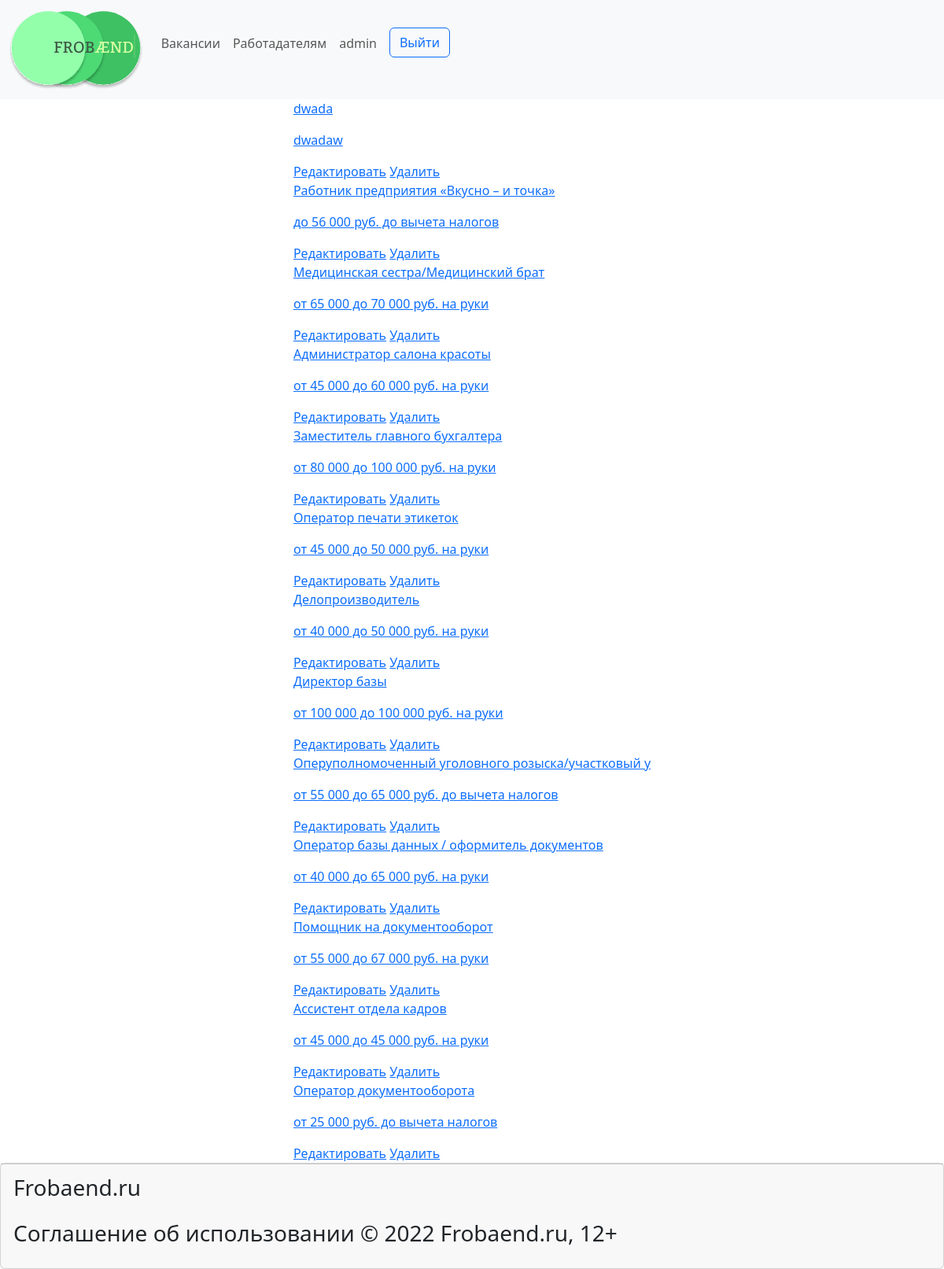
Page /vacanse/rabotadatel/vacanseRabotadatel (signed in) on the committed database.
### main/models.py (models this page shows, shortened)
class Articl(models.Model):
    title = models.CharField('Название' , max_length=50)
    info = models.CharField('Информация' , max_length=250)
    full_text = models.TextField('Текст')
    is_published = models.BooleanField(default = True , verbose_name = 'Публикация')
    data = models.DateTimeField('Дата публикации')
    cat = models.ForeignKey(Category, on_delete=models.CASCADE, verbose_name="Категория", blank=True, null=True, related_name="cat_Category")
    place_of_job = models.ForeignKey(Place, on_delete=models.CASCADE, verbose_name="Место работы", blank=True, null=True, related_name="place_Job")
    history = HistoricalRecords()
    def get_absolute_url(self):
        return f'/vacanse/{self.id}'
    class Meta:
        verbose_name = 'Вакансия'
        verbose_name_plural = 'Вакансии'
        ordering = ['-data']

### main/views.py (the view)
# urls.py: path('vacanse/rabotadatel/vacanseRabotadatel' , views.vacanseRabotadatel , name = 'vacanseRabotadatel'),
def vacanseRabotadatel(request):
    vacanses = Articl.objects.all()
    return render(request , 'main/vacanseRabotadatel.html' , {'vacanses': vacanses})

### main/templates/main/vacanseRabotadatel.html (shortened to what this page needs)
{% extends 'main/layout.html' %}
{% block content %}
<main class="main">
    <section class="vacanses">
        <div class="vacanses__wrapper">
            <div class="vacanses__list">
                {% for el in vacanses %}
                <div class="list__item item">
                    <a href="{{ el.get_absolute_url }}">
                        <div class="item-column">
                            <p class="item__headding">{{ el.title }}</p>
                            <p class="item__mini-info">{{ el.info }}</p>
                            <div class="box-for-button">
                                <a href="{% url 'vacanse-update' el.id %}" class="item__detail">Редактировать</a>
                                <a href="{% url 'vacanse-delete' el.id %}" class="item__phone">Удалить</a>
                            </div>
                        </div>
                    </a>
                </div>
                {% endfor %}
            </div>
        </div>
    </section>
</main>
{% endblock %}

### main/templates/main/layout.html (shortened to what this page needs)
<!DOCTYPE html>
<html lang="en">
<head>
    {%load static%}
    <link rel="stylesheet" href="{% static 'main/css/bootstrap.min.css' %}">
</head>
<body>
    <div class="d-flex align-content-center flex-column flex-wrap">
        <header style="width: 100%;">
            <nav class="navbar navbar-expand-lg bg-light">
                <div class="container-fluid">
                    <a href="{% url 'home' %}" class="navbar-brand mr-5"><img src="{% static 'main/images/logo.svg' %}" alt="logo" style="height: 100px;"></a>
                    <div class="collapse navbar-collapse" id="navbarTogglerDemo02">
                        <ul class="navbar-nav me-auto mb-2 mb-lg-0">
                            <li class="nav-item">
                                <a href="{% url 'vacanse' %}" class="nav-link">Вакансии</a>
                            </li>
                            <li class="nav-item">
                                <a href="{% url 'rabotadatel' %}" class="nav-link">Работадателям</a>
                            </li>
                            {% if user.is_authenticated %}
                                <div class="nav-item">
                                    <p class="nav-link">{{user}}</p>
                                </div>
                                <div class="nav-item">
                                    <a class="btn btn-outline-primary mx-2" href="{% url 'logout' %}">Выйти</a>
                                </div>
                            {% endif %}
                        </ul>
                    </div>
                </div>
            </nav>
        </header>
        <main class="d-flex align-content-center flex-column flex-wrap">
            {% block content %}
            {% endblock %}
        </main>
        <footer class="card">
            <div class="card-footer">
                <p class="fs-3">
                    Frobaend.ru
                </p>
                <p class="fs-3">
                    Соглашение об использовании
                    © 2022 Frobaend.ru, 12+
                </p>
            </div>
        </footer>
    </div>
    {%load static%}
</body>
</html>

### rows in the picture
Articl: title "dwada", info "dwadaw"
Articl: title "Работник предприятия «Вкусно – и точка»", info "до 56 000 руб. до вычета налогов"
Articl: title "Медицинская сестра/Медицинский брат", info "от 65 000 до 70 000 руб. на руки"
Articl: title "Администратор салона красоты", info "от 45 000 до 60 000 руб. на руки"
Articl: title "Заместитель главного бухгалтера", info "от 80 000 до 100 000 руб. на руки"
Articl: title "Оператор печати этикеток", info "от 45 000 до 50 000 руб. на руки"
Articl: title "Делопроизводитель", info "от 40 000 до 50 000 руб. на руки"
Articl: title "Директор базы", info "от 100 000 до 100 000 руб. на руки"
Articl: title "Оперуполномоченный уголовного розыска/участковый у", info "от 55 000 до 65 000 руб. до вычета налогов"
Articl: title "Оператор базы данных / оформитель документов", info "от 40 000 до 65 000 руб. на руки"
Articl: title "Помощник на документооборот", info "от 55 000 до 67 000 руб. на руки"
Articl: title "Ассистент отдела кадров", info "от 45 000 до 45 000 руб. на руки"
Articl: title "Оператор документооборота", info "от 25 000 руб. до вычета налогов"

### other values in the picture
{{ user }} "admin"
